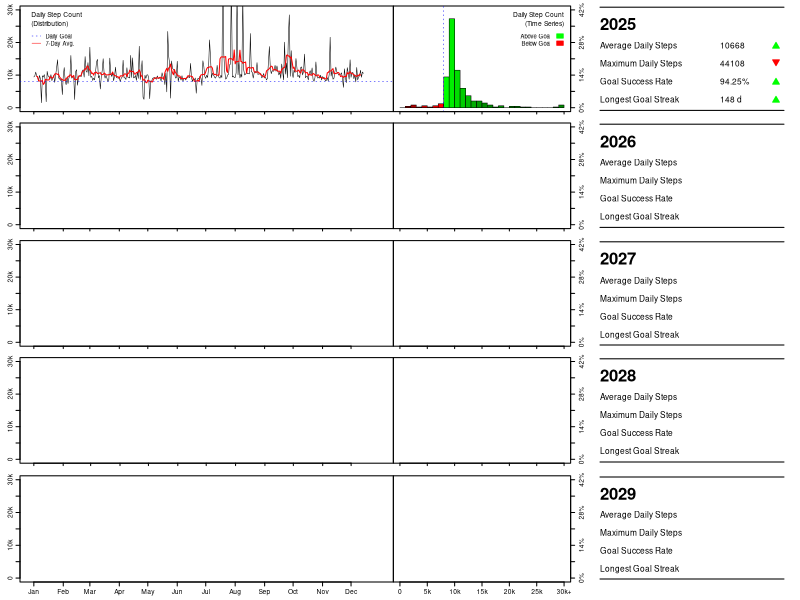

This chart was generated by the following R code:
##### Load libraries and initialise data ------------------------------------------------------------------

# Load libraries
library(tidyverse)
library(zoo)
library(grid)
library(gridBase)

# Set working directory
setwd("~/GitHub/CountingSteps")

# Load in step data
data <- read.csv("Data/StepData.csv")

# Format date objects
names(data)[1] <- "Year"
data <- mutate(data, Date = as.Date(paste(Month, Day, Year, sep = "/"), "%m/%d/%Y"))





##### Set up plotting functions ---------------------------------------------------------------------------

# Function to generate time series plot
tPlot <- function(data, bottom = FALSE){
  plot(data$Date, data$Steps, type = "l", ylim = c(0, 30000),
       xlab = "", xaxt = "n", ylab = "", yaxt = "n", lwd = 0.50)
  axis(side = 2, at = seq(0, 30000, by = 5000),
       labels = c("0", "", "10k", "", "20k", "", "30k"),
       mgp = c(0.00, 0.17, 0.00))
  lines(data$Date, rollmean(data$Steps, 7, fill = list(NA, NULL, NA)),
        col = "red", lwd = 1)
  if(!is.na(data$Steps[1])){
    abline(h = 8000, col = "blue", lty = 3, lwd = 0.50)}
  if(bottom == TRUE){
    axis.Date(1, at = seq(min(data$Date), max(data$Date), by = "1 mon"),
              labels = month.abb, tcl = -0.20)}
  if(bottom == FALSE){
    axis.Date(1, at = seq(min(data$Date), max(data$Date), by = "1 mon"),
              labels = FALSE, tcl = -0.12)}}

# Function to generate histogram
hPlot <- function(data, bottom = FALSE){
  par(lwd = 0.50)
  data$Steps[data$Steps > 30000] <- 30000
  histColours <-  c(colorRampPalette(c("red4", "red"), 0.50)(8), 
                    colorRampPalette(c("green", "green4"))(8), rep("green4", 24))
  h <- hist(data$Steps, breaks = seq(0, 30000, by = 1000), plot = FALSE)
  h$density <- h$counts/sum(h$counts)*100
  plot(h, freq = FALSE, ylim = c(0, 42), main = "",
       xlab = "", xaxt = "n",  ylab = "", yaxt = "n", col = histColours)
  axis(side = 4, at = seq(0, 42, by = 7),
       labels = c("0%", "", "14%", "", "28%", "", "42%"),
       mgp = c(0.00, -0.15, 0.00))
  box(lwd = 1.00)
  if(!is.na(data$Steps[1])){
    abline(v = 8000, col = "blue", lty = 3, lwd = 0.50)}
  if(bottom == TRUE){
    axis(side = 1, at = seq(0, 30000, by = 5000),
         labels = c("0", "5k", "10k", "15k", "20k", "25k", "30k+"), tcl = -0.20)}
  if(bottom == FALSE){
    axis(side = 1, at = seq(0, 30000, by = 5000),
         labels = FALSE, tcl = -0.12)}}

# Function to assist in plotting YoY indicators
dInd <- function(num, type){
  if(type == "col"){
    inds <- ifelse(num < 0, "red", ifelse(num > 0, "green", "black"))}
  if(type == "pch"){
    inds <- ifelse(num < 0, 25, ifelse(num > 0, 24, 22))}
  if(type == "adj"){
    inds <- ifelse(num < 0, 0.002, ifelse(num > 0, -0.002, 0))}
  return(inds)}





##### Prepare data for plotting ---------------------------------------------------------------------------

# Calculate key stats by year
data %>% group_by(Year) %>% 
  summarise(av = round(mean(Steps, na.rm = TRUE),0),
            ma = max(Steps, na.rm = TRUE),
            st = max(rle(Steps >= 8000)$lengths),
            pt = sprintf("%0.2f%%", sum(Steps >= 8000, na.rm = TRUE)/sum(!is.na(Steps))*100)) -> data_y
for(i in 1:nrow(data_y)){
  if(is.nan(data_y$av[i])){
    data_y[i, 2:ncol(data_y)] <- rep(NA, 4)}}

# Calculate YoY deltas for key stats
data_d <- data_y
data_d$pt <- as.numeric(gsub("%", "", data_d$pt))
data_d <- tail(data_d, -1) - head(data_d, -1)
data_d <- rbind(c(1, 0, 0, 0, 0), data_d)
data_d$Year <- data_y$Year

# Add helper columns for plotting YoY indicators
data_d %>% mutate(avC = dInd(av, "col"), maC = dInd(ma, "col"),
                  stC = dInd(st, "col"), ptC = dInd(pt, "col"),
                  avP = dInd(av, "pch"), maP = dInd(ma, "pch"),
                  stP = dInd(st, "pch"), ptP = dInd(pt, "pch"),
                  avA = dInd(av, "adj"), maA = dInd(ma, "adj"),
                  stA = dInd(st, "adj"), ptA = dInd(pt, "adj")) -> data_d





##### Plot data -------------------------------------------------------------------------------------------

# Set years to plot; must be 5-year window
pYears <- 2025:2029

# Filter data to selected years
data_py <- filter(data_y, Year %in% pYears)
data_pd <- filter(data_d, Year %in% pYears)

# Prepare graphics device
tiff(filename = "Figures/StepData_2025_2029.tif", width = 4800, height = 4000,
     units = "px", res = 800, compression = "lzw")

# Create blank page
grid.newpage()
plot.new()

# Set grid layout and activate it
gly <- grid.layout(1000, 1200)
pushViewport(viewport(layout = gly))

# Plot up to 5 years of step count time series, plus legend
pCols <- seq(1, 783, length.out = length(pYears))
for(i in 1:length(pYears)){
  if(i < length(pYears)){
    pushViewport(vp = viewport(layout.pos.row = (pCols[i]):(pCols[i + 1]), layout.pos.col = 1:590))
    par(fig = gridFIG(), mar = c(0.30, 1.00, 0.30, 0.00), cex.axis = 0.40,
        tcl = -0.20, mgp = c(0.00, -0.20, 0.00))
    par(new = TRUE)
    tPlot(filter(data, Year == pYears[i]))}
  if(i == length(pYears)){
    pushViewport(vp = viewport(layout.pos.row = 784:990, layout.pos.col = 1:590))
    par(fig = gridFIG(), mar = c(0.60, 1.00, 0.30, 0.00), cex.axis = 0.40,
        tcl = -0.20, mgp = c(0.00, -0.20, 0.00))
    par(new = TRUE)
    tPlot(filter(data, Year == pYears[i]), bottom = TRUE)}
  popViewport()}
grid.text(label = c("Daily Goal", "7-Day Avg."),
          x = rep(0.057, 2), y = c(0.940, 0.928),
          hjust = 0, gp = gpar(cex = 0.35))
grid.segments(x0 = rep(0.040, 2), y0 = c(0.940, 0.928),
              x1 = rep(0.051, 2), y1 = c(0.940, 0.928),
              gp = gpar(col = c("blue", "red"), lty = c(3, 1), lwd = 0.50))
  
# Plot up to 5 years of step count histograms, plus legend
for(i in 1:length(pYears)){
  if(i < length(pYears)){
    pushViewport(vp = viewport(layout.pos.row = (pCols[i]):(pCols[i + 1]), layout.pos.col = 591:865))
    par(fig = gridFIG(), mar = c(0.30, 0.00, 0.30, 0.30), cex.axis = 0.40,
        tcl = -0.20, mgp = c(0.00, -0.20, 0.00))
    par(new = TRUE)
    hPlot(filter(data, Year == pYears[i]))}
  if(i == length(pYears)){
    pushViewport(vp = viewport(layout.pos.row = 784:990, layout.pos.col = 591:865))
    par(fig = gridFIG(), mar = c(0.60, 0.00, 0.30, 0.30), cex.axis = 0.40,
        tcl = -0.20, mgp = c(0.00, -0.20, 0.00))
    par(new = TRUE)
    hPlot(filter(data, Year == pYears[i]), bottom = TRUE)}
  popViewport()}
grid.text(label = c("Above Goal", "Below Goal"),
          x = rep(0.688, 2), y = c(0.940, 0.928),
          hjust = 1, gp = gpar(cex = 0.35))
grid.rect(x = rep(0.700, 2), y = c(0.940, 0.928),
          width = rep(0.008, 2), height = rep(0.007, 2),
          gp = gpar(col = c("green", "red"), fill = c("green", "red")))

# Add figure labels
grid.text(label = c("Daily Step Count", "(Distribution)", "Daily Step Count", "(Time Series)"),
          x = c(0.039, 0.039, 0.705, 0.705), y = c(0.976, 0.961, 0.976, 0.961),
          hjust = c(0, 0, 1, 1), gp = gpar(cex = 0.40))

# Add labels, key stats by year, and YoY indicators
yBaseline <- c(0.040, 0.070, 0.100, 0.130)
for(i in 1:length(pYears)){
  yAdj <- c(data_pd$stA[i], data_pd$ptA[i], data_pd$maA[i], data_pd$avA[i])
  grid.segments(x0 = 0.750, y0 = c(0.988, 0.793, 0.597, 0.402, 0.205)[i],
                x1 = 0.980, y1 = c(0.988, 0.793, 0.597, 0.402, 0.205)[i])
  grid.segments(x0 = 0.750, y0 = c(0.816, 0.621, 0.425, 0.230, 0.035)[i],
                x1 = 0.980, y1 = c(0.816, 0.621, 0.425, 0.230, 0.035)[i])
  grid.points(x = rep(0.970, 4), y = yBaseline + c(0.795, 0.600, 0.403, 0.209, 0.013)[i] + yAdj,
              pch = c(data_pd$stP[i], data_pd$ptP[i], data_pd$maP[i], data_pd$avP[i]),
              gp = gpar(col = c(data_pd$stC[i], data_pd$ptC[i], data_pd$maC[i], data_pd$avC[i]),
                        fill = c(data_pd$stC[i], data_pd$ptC[i], data_pd$maC[i], data_pd$avC[i]),
                        cex = 0.40))
  grid.text(label = pYears[i], x = 0.750, y = c(0.961, 0.765, 0.570, 0.375, 0.178)[i],
            hjust = 0, gp = gpar(cex = 1.00, fontface = "bold"))
  grid.text(label = c("Longest Goal Streak", "Goal Success Rate",
                      "Maximum Daily Steps", "Average Daily Steps"),
            x = rep(0.750, 4), y = yBaseline + c(0.795, 0.600, 0.403, 0.209, 0.013)[i],
            hjust = 0, gp = gpar(cex = 0.50))
  if(!anyNA(data_py[i, ])){
    grid.text(label = c(paste(data_py$st[i], "d"), data_py$pt[i], data_py$ma[i], data_py$av[i]),
              x = rep(0.900, 4), y = yBaseline + c(0.795, 0.600, 0.403, 0.209, 0.013)[i],
              hjust = 0, gp = gpar(cex = 0.50))}}

# Deactivate grid layout; finalise graphics save
popViewport()
dev.off()
